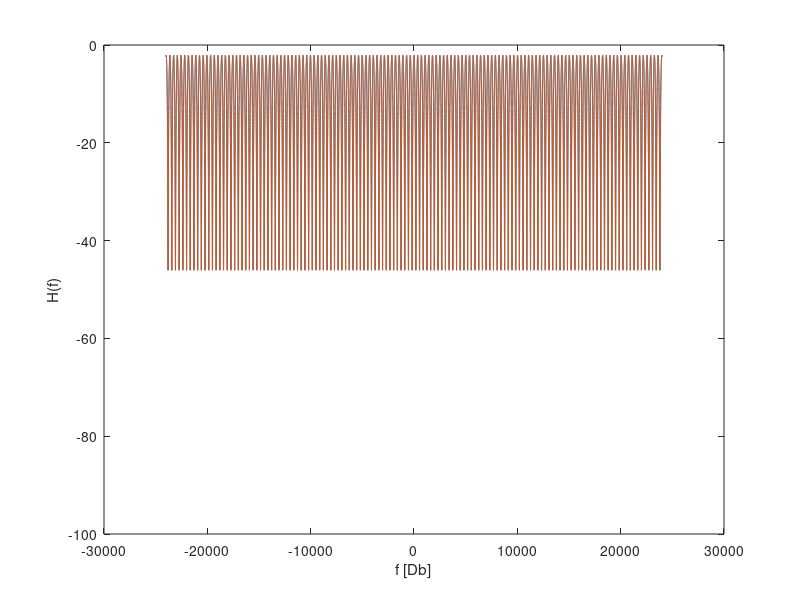
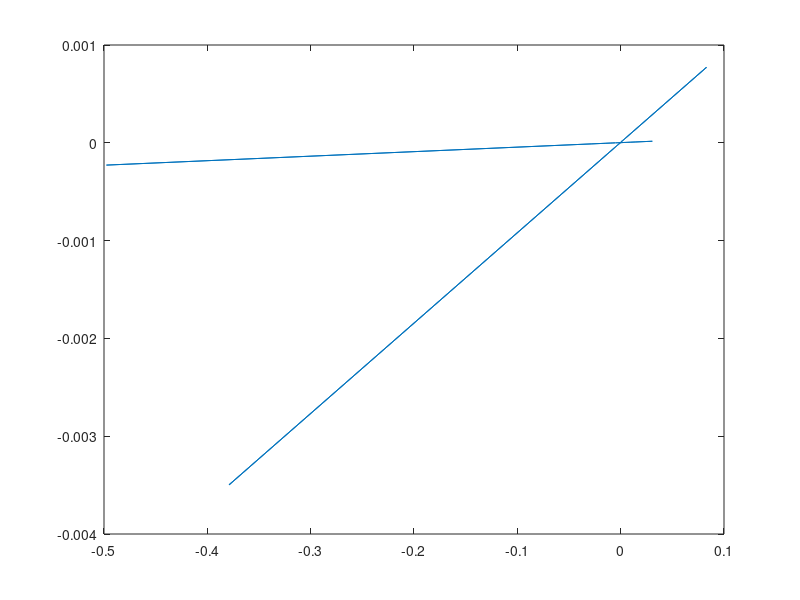

These charts were generated, in order, by the following MATLAB code:
clc; clear all; close all hidden;

alpha_r = 0.4;
alpha_d = 0.5;
d_m = 0.5; %m
d_d = 0.05; %m
v = 340; %m/s

tau_r = 2*d_m/v;
tau_d = d_d/v;
delta_tau = tau_r - tau_d;

transfertFunction = @(f) alpha_r*exp(1i*2*pi*f*tau_r) + alpha_d*exp(1i*2*pi*f*tau_d);
transfertFunctionNorm = @(f) sqrt(alpha_r^2 + alpha_d^2 + 2*alpha_r*alpha_d*cos(2*pi*f*delta_tau));

f = linspace(-24000, 24000,48000);
plot(f, 20*log(abs(transfertFunctionNorm(f))), f, 20*log((transfertFunctionNorm(f))));
xlabel('f [Db]');
ylabel('H(f)');
ylim([-100, 0]);

figure;
ifft_results = ifft(transfertFunction(f));
plot(ifft_results)
